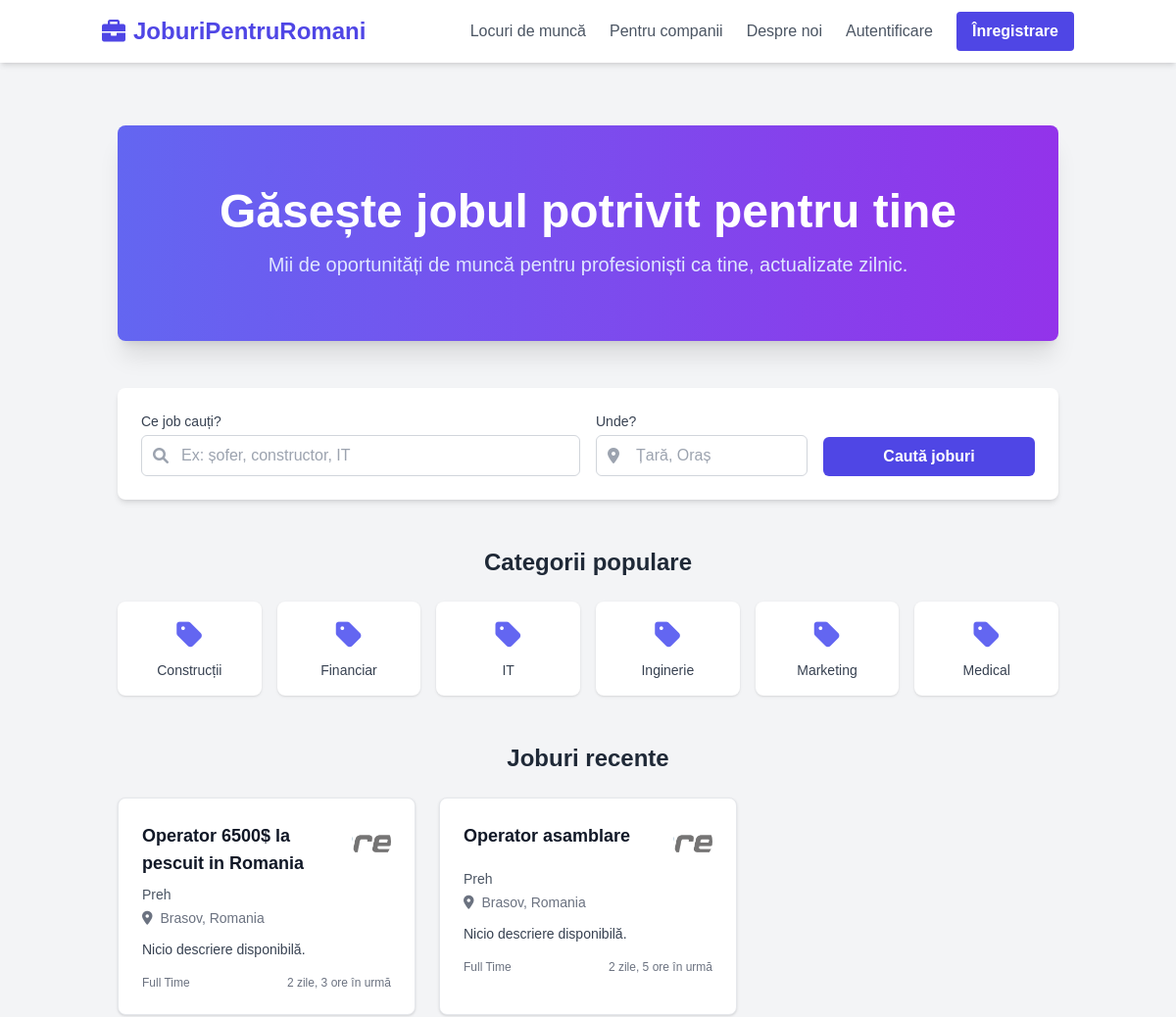
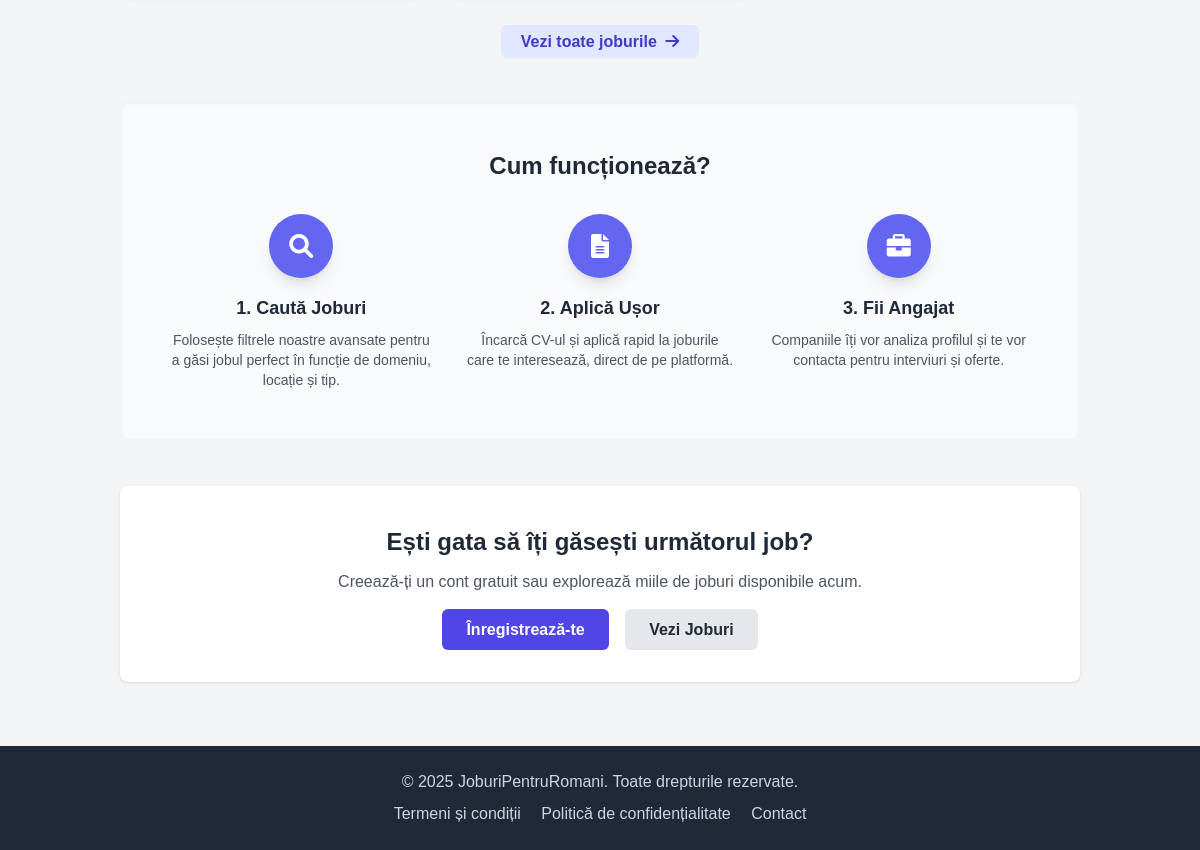
The page / on the database its author committed (2 pictures, top to bottom).
### jobs/models.py (models this page shows, shortened)
class Category(models.Model):
    name = models.CharField(max_length=100, unique=True)
    slug = models.SlugField(max_length=120, unique=True, blank=True)
    class Meta:
        verbose_name_plural = "Categories"
        ordering = ['name']

class Job(models.Model):
    JOB_TYPE_CHOICES = (
        ('full_time', 'Full Time'),
        ('part_time', 'Part Time'),
        ('contract', 'Contract'),
        ('internship', 'Internship'),
        ('remote', 'Remote'),
    )
    EXPERIENCE_LEVEL_CHOICES = (
        ('entry', 'Entry-Level (< 2 ani)'),
        ('mid', 'Mid-Level (2-5 ani)'),
        ('senior', 'Senior-Level (5+ ani)'),
        ('manager', 'Manager / Director'),
        ('intern', 'Intern / Stagiar'),
        ('no_experience', 'Fără experiență'),
    )
    company = models.ForeignKey(settings.AUTH_USER_MODEL, on_delete=models.CASCADE, related_name='jobs_posted', limit_choices_to={'user_type': 'company'})
    category = models.ForeignKey(Category, on_delete=models.SET_NULL, null=True, blank=True, related_name='jobs')
    title = models.CharField(max_length=255)
    slug = models.SlugField(max_length=270, unique=True, blank=True, help_text="Leave blank to auto-generate from title.") # Added unique=True back
    ideal_candidate = models.TextField("Candidatul Ideal", blank=True, null=True)
    what_we_offer = models.TextField("Ce oferim?", blank=True, null=True)
    responsibilities = models.TextField("Descrierea jobului / Responsabilități", blank=True, null=True) # Renamed from description
    country = CountryField(blank_label='(selectează țara)', default='RO')
    city = models.CharField("Oraș", max_length=100)
    job_type = models.CharField(max_length=20, choices=JOB_TYPE_CHOICES, default='full_time')
    experience_level = models.CharField("Nivel Experiență", max_length=20, choices=EXPERIENCE_LEVEL_CHOICES, null=True, blank=True) # Added field
    positions_available = models.PositiveIntegerField("Număr Poziții Deschise", default=1, null=True, blank=True) # Added field
    salary_min = models.DecimalField(max_digits=10, decimal_places=2, null=True, blank=True)
    salary_max = models.DecimalField(max_digits=10, decimal_places=2, null=True, blank=True)
    salary_currency = models.CharField(max_length=3, default='RON', blank=True)
    is_published = models.BooleanField(default=True)
    is_featured = models.BooleanField(default=False)
    created_at = models.DateTimeField(auto_now_add=True)
    updated_at = models.DateTimeField(auto_now=True)
    class Meta:
        ordering = ['-created_at']
    def get_absolute_url(self):
        return reverse('jobs:job_detail', kwargs={'slug': self.slug})

### accounts/models.py (models this page shows, shortened)
class CompanyProfile(models.Model):
    user = models.OneToOneField(User, on_delete=models.CASCADE, primary_key=True, related_name='companyprofile')
    company_name = models.CharField("Numele companiei", max_length=255)
    street_address = models.CharField("Adresă sediu social (stradă, număr...)", max_length=255, blank=True, null=True)
    city = models.CharField("Oraș", max_length=100, blank=True, null=True)
    country = models.CharField("Țară", max_length=100, default="România", blank=True, null=True) # Default to Romania?
    website = models.URLField(blank=True, null=True)
    description = models.TextField(blank=True, null=True)
    logo = models.ImageField(upload_to='company_logos/', blank=True, null=True) # Requires Pillow installation
    plan = models.ForeignKey('payments.SubscriptionPlan', on_delete=models.SET_NULL, null=True, blank=True, related_name='companies')

class User(AbstractUser):
    USER_TYPE_CHOICES = (
        ('job_seeker', 'Job Seeker'),
        ('company', 'Company'),
    )
    user_type = models.CharField(max_length=20, choices=USER_TYPE_CHOICES, default='job_seeker')
    groups = models.ManyToManyField(
        'auth.Group',
        verbose_name='groups',
        blank=True,
        help_text='The groups this user belongs to. A user will get all permissions granted to each of their groups.',
        related_name="custom_user_set", # Changed related_name
        related_query_name="user",
    )
    user_permissions = models.ManyToManyField(
        'auth.Permission',
        verbose_name='user permissions',
        blank=True,
        help_text='Specific permissions for this user.',
        related_name="custom_user_set", # Changed related_name
        related_query_name="user",
    )
    is_active = models.BooleanField(
        'active',
        default=False, # Changed default to False
        help_text= (
            'Designates whether this user should be treated as active. '
            'Unselect this instead of deleting accounts.'
        ),
    )

### core/views.py (the view)
# urls.py: path('', views.HomeView.as_view(), name='home'),
class HomeView(TemplateView):
    template_name = "core/home.html"
    def get_context_data(self, **kwargs):
        context = super().get_context_data(**kwargs)
        context['categories'] = Category.objects.all()[:6] # Limit to 6 popular categories for display
        context['recent_jobs'] = Job.objects.filter(is_published=True).select_related(
            'company', 'category', 'company__companyprofile'
        ).order_by('-created_at')[:4] # Limit to 4 recent jobs
        return context

### templates/core/home.html (shortened to what this page needs)
{% extends 'base.html' %}
{% load static %}
{% block content %}
<div class="container mx-auto px-4 py-8">
    <div class="text-center mb-12 py-16 bg-gradient-to-r from-indigo-500 to-purple-600 rounded-lg shadow-xl">
        <h1 class="text-4xl md:text-5xl font-extrabold text-white mb-4">Găsește <span class="">jobul potrivit</span> pentru tine</h1>
        <p class="text-lg md:text-xl text-indigo-100 max-w-2xl mx-auto">Mii de oportunități de muncă pentru profesioniști ca tine, actualizate zilnic.</p>
    </div>
    <div class="bg-white rounded-lg shadow-md mb-12 p-6">
        <form action="{% url 'jobs:job_list' %}" method="get" class="grid grid-cols-1 md:grid-cols-3 lg:grid-cols-4 gap-4 items-end">
            <div class="md:col-span-1 lg:col-span-2">
                <label for="keywords" class="block text-sm font-medium text-gray-700 mb-1">Ce job cauți?</label>
                <div class="relative">
                    <div class="absolute inset-y-0 left-0 pl-3 flex items-center pointer-events-none">
                    </div>
                    <input type="text" class="w-full pl-10 pr-4 py-2 border border-gray-300 rounded-md focus:ring-indigo-500 focus:border-indigo-500" id="keywords" name="q" placeholder="Ex: șofer, constructor, IT">
                </div>
            </div>
            <div class="md:col-span-1">
                <label for="location" class="block text-sm font-medium text-gray-700 mb-1">Unde?</label>
                <div class="relative">
                    <div class="absolute inset-y-0 left-0 pl-3 flex items-center pointer-events-none">
                    </div>
                    <input type="text" class="w-full pl-10 pr-4 py-2 border border-gray-300 rounded-md focus:ring-indigo-500 focus:border-indigo-500" id="location" name="location" placeholder="Țară, Oraș">
                </div>
            </div>
            <div class="md:col-span-1 lg:col-span-1">
                <button type="submit" class="w-full bg-indigo-600 hover:bg-indigo-700 text-white font-bold py-2 px-4 rounded-md transition duration-300">Caută joburi</button>
            </div>
        </form>
    </div>
    <div class="mb-12">
        <h2 class="text-2xl font-semibold text-center text-gray-800 mb-6">Categorii populare</h2>
        <div class="grid grid-cols-2 sm:grid-cols-3 md:grid-cols-4 lg:grid-cols-6 gap-4">
            {% for category in categories %}
            <a href="#" class="block p-4 bg-white rounded-lg shadow hover:shadow-lg transition duration-300 text-center text-gray-700 hover:text-indigo-600">
                <i class="fas fa-tag text-3xl text-indigo-500 mb-2"></i>
                <h5 class="text-sm font-medium">{{ category.name }}</h5>
            </a>
            {% empty %}
            <p class="col-span-full text-center text-gray-500">Nu există categorii disponibile momentan.</p>
            {% endfor %}
        </div>
    </div>
    <div class="mb-12">
        <h2 class="text-2xl font-semibold text-center text-gray-800 mb-6">Joburi recente</h2>
        <div class="grid grid-cols-1 md:grid-cols-2 lg:grid-cols-3 gap-6">
            {% for job in recent_jobs %}
            <div class="bg-white rounded-lg shadow p-6 border border-gray-200 hover:border-indigo-300 transition duration-300">
                <div class="flex justify-between items-start mb-2">
                    <h3 class="text-lg font-semibold text-gray-900 hover:text-indigo-600">
                    <a href="{{ job.get_absolute_url }}">{{ job.title }}</a>
                </h3>
                {% if job.company.companyprofile.logo %}
                    <img src="{{ job.company.companyprofile.logo.url }}" alt="{{ job.company.companyprofile.company_name }}" class="h-10 w-10 rounded-full object-cover ml-auto">
                {% else %}
                    <span class="h-10 w-10 rounded-full bg-gray-200 flex items-center justify-center ml-auto">
                         <i class="fa-solid fa-circle-user text-2xl text-indigo-600"></i>
                    </span>
                {% endif %}
                </div>
                <p class="text-sm text-gray-600 mb-1">{{ job.company.companyprofile.company_name|default:job.company.username }}</p>
                <p class="text-sm text-gray-500 mb-3">
                    <i class="fas fa-map-marker-alt mr-1"></i> {{ job.city }}{% if job.city and job.country %},{% endif %} {{ job.country.name|default:job.country }}
                </p>
                <p class="text-sm text-gray-700 mb-4 line-clamp-2">{{ job.description|truncatewords:20|default:"Nicio descriere disponibilă." }}</p>
                <div class="flex justify-between items-center text-xs text-gray-500">
                    <span>{{ job.get_job_type_display }}</span>
                    <span>{{ job.created_at|timesince }} în urmă</span>
                </div>
            </div>
            {% empty %}
            <p class="md:col-span-2 lg:col-span-3 text-center text-gray-500">Nu există joburi recente.</p>
            {% endfor %}
        </div>
        <div class="text-center mt-8">
            <a href="{% url 'jobs:job_list' %}" class="bg-indigo-100 text-indigo-700 hover:bg-indigo-200 font-semibold py-2 px-5 rounded-md transition duration-300">
                Vezi toate joburile <i class="fas fa-arrow-right ml-1"></i>
            </a>
        </div>
    </div>
    <div class="bg-gray-50 rounded-lg shadow-inner p-8 md:p-12 mb-12">
        <h2 class="text-2xl font-semibold text-center text-gray-800 mb-8">Cum funcționează?</h2>
        <div class="grid grid-cols-1 md:grid-cols-3 gap-8 text-center">
            <div class="flex flex-col items-center">
                <div class="bg-indigo-500 text-white rounded-full h-16 w-16 flex items-center justify-center mb-4 shadow-lg">
                    <i class="fas fa-search text-2xl"></i>
                </div>
                <h3 class="text-lg font-semibold text-gray-800 mb-2">1. Caută Joburi</h3>
                <p class="text-gray-600 text-sm">Folosește filtrele noastre avansate pentru a găsi jobul perfect în funcție de domeniu, locație și tip.</p>
            </div>
            <div class="flex flex-col items-center">
                <div class="bg-indigo-500 text-white rounded-full h-16 w-16 flex items-center justify-center mb-4 shadow-lg">
                    <i class="fas fa-file-alt text-2xl"></i>
                </div>
                <h3 class="text-lg font-semibold text-gray-800 mb-2">2. Aplică Ușor</h3>
                <p class="text-gray-600 text-sm">Încarcă CV-ul și aplică rapid la joburile care te interesează, direct de pe platformă.</p>
            </div>
            <div class="flex flex-col items-center">
                <div class="bg-indigo-500 text-white rounded-full h-16 w-16 flex items-center justify-center mb-4 shadow-lg">
                    <i class="fas fa-briefcase text-2xl"></i>
                </div>
                <h3 class="text-lg font-semibold text-gray-800 mb-2">3. Fii Angajat</h3>
                <p class="text-gray-600 text-sm">Companiile îți vor analiza profilul și te vor contacta pentru interviuri și oferte.</p>
            </div>
        </div>
    </div>
    <div class="text-center py-10 bg-white rounded-lg shadow">
        <h2 class="text-2xl font-semibold text-gray-800 mb-3">Ești gata să îți găsești următorul job?</h2>
        <p class="text-gray-600 mb-6 max-w-xl mx-auto">Creează-ți un cont gratuit sau explorează miile de joburi disponibile acum.</p>
        <div>
            <a href="{% url 'accounts:signup' %}" class="bg-indigo-600 hover:bg-indigo-700 text-white font-bold py-3 px-6 rounded-md transition duration-300 mr-3">Înregistrează-te</a>
            <a href="{% url 'jobs:job_list' %}" class="bg-gray-200 hover:bg-gray-300 text-gray-800 font-bold py-3 px-6 rounded-md transition duration-300">Vezi Joburi</a>
        </div>
    </div>
</div>
{% endblock %}

### templates/base.html (style rules this page uses)
body { display: flex; flex-direction: column; min-height: 100vh; font-family: sans-serif; }

### rows shown on the page
Category: name "Construcții"
Category: name "Financiar"
Category: name "IT"
Category: name "Inginerie"
Category: name "Marketing"
Category: name "Medical"
Job: title "Operator 6500$ la pescuit in Romania", company.companyprofile.logo (picture), company.companyprofile.company_name "Preh", city "Brasov", country.name "Romania", description "Nicio descriere disponibilă.", job_type "Full Time", created_at "2 zile, 3 ore"
Job: title "Operator asamblare", company.companyprofile.logo (picture), company.companyprofile.company_name "Preh", city "Brasov", country.name "Romania", description "Nicio descriere disponibilă.", job_type "Full Time", created_at "2 zile, 5 ore"
